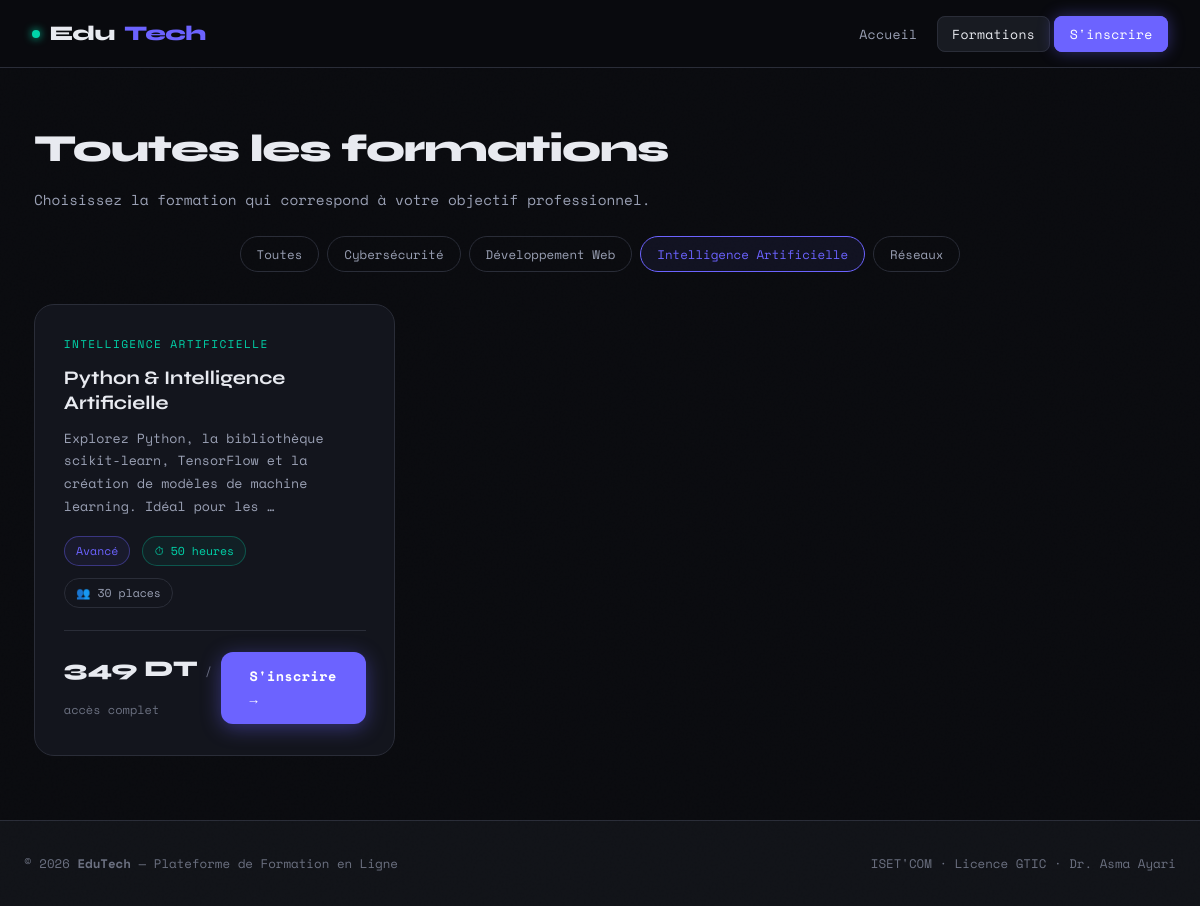
/GestionFormations/index.php?page=formations&categorie=Intelligence+Artificielle, run on the app's committed database.
### tables this page shows
CREATE TABLE IF NOT EXISTS formations (
    id          INT UNSIGNED AUTO_INCREMENT PRIMARY KEY,
    titre       VARCHAR(150)   NOT NULL,
    description TEXT           NOT NULL,
    prix        DECIMAL(8,2)   NOT NULL,
    duree       VARCHAR(50)    NOT NULL,    
    niveau      ENUM('Débutant','Intermédiaire','Avancé') NOT NULL DEFAULT 'Débutant',
    categorie   VARCHAR(80)    NOT NULL DEFAULT 'Général',
    image_url   VARCHAR(255)   NULL,
    places      INT UNSIGNED   NOT NULL DEFAULT 30,
    created_at  TIMESTAMP      DEFAULT CURRENT_TIMESTAMP
);

### GestionFormations/controllers/FormationController.php (called while the page is built)
<?php
require_once 'models/Formation.php';
$formations  = Formation::getAll();
$categories  = Formation::getCategories();
$filtre = $_GET['categorie'] ?? '';
if ($filtre && in_array($filtre, $categories)) {
    $formations = Formation::getByCategorie($filtre);
}
require 'views/formations.php';
?>

### GestionFormations/models/Formation.php (called while the page is built, shortened)
<?php
class Formation {
    public static function getAll(): array {
        $pdo  = Database::connect();
        $stmt = $pdo->query('SELECT * FROM formations ORDER BY created_at DESC');
        return $stmt->fetchAll();
    }
    public static function getByCategorie(string $categorie): array {
        $pdo  = Database::connect();
        $stmt = $pdo->prepare('SELECT * FROM formations WHERE categorie = ? ORDER BY titre');
        $stmt->execute([$categorie]);
        return $stmt->fetchAll();
    }
    public static function getCategories(): array {
        $pdo  = Database::connect();
        $stmt = $pdo->query('SELECT DISTINCT categorie FROM formations ORDER BY categorie');
        return array_column($stmt->fetchAll(), 'categorie');
    }
}
?>

### GestionFormations/views/formations.php (the view, shortened to what this page needs)
<?php
require 'views/partials/header.php';
?>
<div class="page-header">
  <h1>Toutes les formations</h1>
  <p>Choisissez la formation qui correspond à votre objectif professionnel.</p>
</div>
<div class="filter-bar">
  <a href="index.php?page=formations"
     class="filter-btn <?= empty($filtre) ? 'active' : '' ?>">
    Toutes
  </a>
  <?php foreach ($categories as $cat): ?>
  <a href="index.php?page=formations&categorie=<?= urlencode($cat) ?>"
     class="filter-btn <?= $filtre === $cat ? 'active' : '' ?>">
    <?= htmlspecialchars($cat) ?>
  </a>
  <?php endforeach; ?>
</div>
<div class="cards-grid">
  <?php foreach ($formations as $f): ?>
  <div class="card fade-up">
    <div class="card-cat"><?= htmlspecialchars($f['categorie']) ?></div>
    <h3><?= htmlspecialchars($f['titre']) ?></h3>
    <p><?= htmlspecialchars(mb_substr($f['description'], 0, 120)) ?>…</p>
    <div class="card-meta">
      <span class="badge badge-level"><?= htmlspecialchars($f['niveau']) ?></span>
      <span class="badge badge-duree">⏱ <?= htmlspecialchars($f['duree']) ?></span>
      <span class="badge">👥 <?= (int)$f['places'] ?> places</span>
    </div>
    <div class="card-footer">
      <div class="card-price">
        <?= number_format($f['prix'], 0, ',', ' ') ?> DT
        <span>/ accès complet</span>
      </div>
      <a href="index.php?page=inscription&formation_id=<?= (int)$f['id'] ?>"
         class="btn btn-primary">
        S'inscrire →
      </a>
    </div>
  </div>
  <?php endforeach; ?>
</div>
<?php require 'views/partials/footer.php'; ?>

### GestionFormations/assets/style.css (style rules this page uses)
:root { --bg: #0a0b0f; --bg2: #111318; --bg3: #181b22; --border: #2a2d38; --accent: #6c63ff; --accent2: #00d4aa; --accent3: #ff6b6b; --text: #e8eaf0; --text-muted: #6b7080; --text-dim: #9aa0b4; --card-bg: #13151d; --radius: 12px; --radius-lg: 20px; --font-head: 'Syne', sans-serif; --font-mono: 'Space Mono', monospace; --glow: 0 0 24px rgba(108, 99, 255, 0.35); --glow2: 0 0 24px rgba(0, 212, 170, 0.3); --transition: 0.25s cubic-bezier(0.4, 0, 0.2, 1); }
*, *::before, *::after { box-sizing: border-box; margin: 0; padding: 0; }
html { scroll-behavior: smooth; }
body { background: var(--bg); color: var(--text); font-family: var(--font-mono); font-size: 15px; line-height: 1.7; min-height: 100vh; display: flex; flex-direction: column; }
a { color: var(--accent2); text-decoration: none; transition: color var(--transition); }
body::before { content: ''; position: fixed; inset: 0; z-index: 0; pointer-events: none; opacity: 0.4; }
.btn { display: inline-flex; align-items: center; gap: 0.5rem; font-family: var(--font-mono); font-size: 0.85rem; font-weight: 700; padding: 0.8rem 1.8rem; border-radius: var(--radius); border: none; cursor: pointer; transition: all var(--transition); letter-spacing: 0.03em; text-decoration: none; }
.btn-primary { background: var(--accent); color: #fff; box-shadow: 0 4px 20px rgba(108, 99, 255, 0.4); }
.filter-bar { display: flex; gap: 0.5rem; flex-wrap: wrap; justify-content: center; padding: 0 1rem 2rem; }
.filter-btn { font-family: var(--font-mono); font-size: 0.78rem; padding: 0.4rem 1rem; border-radius: 100px; border: 1px solid var(--border); background: transparent; color: var(--text-dim); cursor: pointer; transition: all var(--transition); text-decoration: none; }
.filter-btn:hover, .filter-btn.active { border-color: var(--accent); color: var(--accent); background: rgba(108, 99, 255, 0.08); }
.cards-grid { display: grid; grid-template-columns: repeat(auto-fill, minmax(300px, 1fr)); gap: 1.5rem; padding: 0 1.5rem 4rem; max-width: 1180px; margin: 0 auto; }
.card { background: var(--card-bg); border: 1px solid var(--border); border-radius: var(--radius-lg); padding: 1.8rem; transition: all var(--transition); position: relative; overflow: hidden; display: flex; flex-direction: column; }
.card::before { content: ''; position: absolute; top: 0; left: 0; right: 0; height: 3px; background: linear-gradient(90deg, var(--accent), var(--accent2)); opacity: 0; transition: opacity var(--transition); }
.card-cat { font-size: 0.7rem; text-transform: uppercase; letter-spacing: 0.12em; color: var(--accent2); margin-bottom: 0.8rem; }
.card h3 { font-family: var(--font-head); font-size: 1.2rem; font-weight: 700; margin-bottom: 0.7rem; line-height: 1.3; }
.card p { font-size: 0.83rem; color: var(--text-dim); line-height: 1.7; flex: 1; margin-bottom: 1.2rem; }
.card-meta { display: flex; gap: 0.75rem; flex-wrap: wrap; margin-bottom: 1.4rem; }
.badge { font-size: 0.72rem; padding: 0.25rem 0.7rem; border-radius: 100px; border: 1px solid var(--border); color: var(--text-dim); }
.badge-level { border-color: rgba(108, 99, 255, 0.4); color: var(--accent); background: rgba(108, 99, 255, 0.07); }
.badge-duree { border-color: rgba(0, 212, 170, 0.3); color: var(--accent2); background: rgba(0, 212, 170, 0.06); }
.card-footer { display: flex; align-items: center; justify-content: space-between; border-top: 1px solid var(--border); padding-top: 1.2rem; }
.card-price { font-family: var(--font-head); font-size: 1.4rem; font-weight: 800; color: var(--text); }
.card-price span { font-size: 0.75rem; font-weight: 400; color: var(--text-muted); font-family: var(--font-mono); }
.page-header { padding: 3rem 1.5rem 1.5rem; max-width: 1180px; margin: 0 auto; }
.page-header h1 { font-family: var(--font-head); font-size: clamp(1.6rem, 4vw, 2.4rem); font-weight: 800; letter-spacing: -0.03em; margin-bottom: 0.4rem; }
.page-header p { color: var(--text-dim); font-size: 0.9rem; }
.fade-up { animation: fadeUp 0.5s ease both; }

### data on the page
formations: categorie "INTELLIGENCE ARTIFICIELLE", titre "Python & Intelligence Artificielle", description "Explorez Python, la bibliothèque scikit-learn, TensorFlow et la création de modèles de machine learning. Idéal pour les", niveau "Avancé", duree "50 heures", places "30", prix "349"

### other printed values
$cat "Cybersécurité"
$cat "Développement Web"
$cat "Intelligence Artificielle"
$cat "Réseaux"
